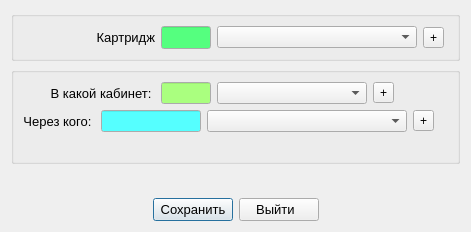
<?xml version="1.0" encoding="UTF-8"?>
<ui version="4.0">
 <class>Transfer_kabinet_add</class>
 <widget class="QDialog" name="Transfer_kabinet_add">
  <property name="geometry">
   <rect>
    <x>0</x>
    <y>0</y>
    <width>471</width>
    <height>232</height>
   </rect>
  </property>
  <layout class="QGridLayout" name="gridLayout">
   <item row="0" column="0">
    <widget class="QGroupBox" name="model_GB">
     <property name="sizePolicy">
      <sizepolicy hsizetype="Preferred" vsizetype="Maximum">
       <horstretch>0</horstretch>
       <verstretch>0</verstretch>
      </sizepolicy>
     </property>
     <layout class="QHBoxLayout" name="horizontalLayout_9">
      <item>
       <widget class="QLabel" name="label">
        <property name="minimumSize">
         <size>
          <width>132</width>
          <height>0</height>
         </size>
        </property>
        <property name="font">
         <font>
          <pointsize>10</pointsize>
         </font>
        </property>
        <property name="text">
         <string>Картридж</string>
        </property>
        <property name="alignment">
         <set>Qt::AlignRight|Qt::AlignTrailing|Qt::AlignVCenter</set>
        </property>
       </widget>
      </item>
      <item>
       <widget class="QLineEdit" name="model_LE">
        <property name="minimumSize">
         <size>
          <width>50</width>
          <height>0</height>
         </size>
        </property>
        <property name="maximumSize">
         <size>
          <width>50</width>
          <height>16777215</height>
         </size>
        </property>
        <property name="palette">
         <palette>
          <active>
           <colorrole role="Base">
            <brush brushstyle="SolidPattern">
             <color alpha="255">
              <red>85</red>
              <green>255</green>
              <blue>127</blue>
             </color>
            </brush>
           </colorrole>
          </active>
          <inactive>
           <colorrole role="Base">
            <brush brushstyle="SolidPattern">
             <color alpha="255">
              <red>85</red>
              <green>255</green>
              <blue>127</blue>
             </color>
            </brush>
           </colorrole>
          </inactive>
          <disabled>
           <colorrole role="Base">
            <brush brushstyle="SolidPattern">
             <color alpha="255">
              <red>85</red>
              <green>255</green>
              <blue>127</blue>
             </color>
            </brush>
           </colorrole>
          </disabled>
         </palette>
        </property>
        <property name="font">
         <font>
          <pointsize>10</pointsize>
         </font>
        </property>
        <property name="maxLength">
         <number>5</number>
        </property>
       </widget>
      </item>
      <item>
       <widget class="QComboBox" name="model_CB">
        <property name="minimumSize">
         <size>
          <width>200</width>
          <height>0</height>
         </size>
        </property>
        <property name="palette">
         <palette>
          <active>
           <colorrole role="Base">
            <brush brushstyle="SolidPattern">
             <color alpha="255">
              <red>85</red>
              <green>255</green>
              <blue>127</blue>
             </color>
            </brush>
           </colorrole>
          </active>
          <inactive>
           <colorrole role="Base">
            <brush brushstyle="SolidPattern">
             <color alpha="255">
              <red>85</red>
              <green>255</green>
              <blue>127</blue>
             </color>
            </brush>
           </colorrole>
          </inactive>
          <disabled>
           <colorrole role="Base">
            <brush brushstyle="SolidPattern">
             <color alpha="255">
              <red>85</red>
              <green>255</green>
              <blue>127</blue>
             </color>
            </brush>
           </colorrole>
          </disabled>
         </palette>
        </property>
       </widget>
      </item>
      <item>
       <widget class="QToolButton" name="kabinet_1_TB_2">
        <property name="toolTip">
         <string>Добавить картридж</string>
        </property>
        <property name="text">
         <string>+</string>
        </property>
       </widget>
      </item>
      <item>
       <spacer name="horizontalSpacer_4">
        <property name="orientation">
         <enum>Qt::Horizontal</enum>
        </property>
        <property name="sizeHint" stdset="0">
         <size>
          <width>1</width>
          <height>20</height>
         </size>
        </property>
       </spacer>
      </item>
     </layout>
    </widget>
   </item>
   <item row="1" column="0">
    <widget class="QGroupBox" name="groupBox">
     <layout class="QVBoxLayout" name="verticalLayout_3">
      <item>
       <layout class="QHBoxLayout" name="horizontalLayout">
        <item>
         <widget class="QLabel" name="label_2">
          <property name="minimumSize">
           <size>
            <width>132</width>
            <height>0</height>
           </size>
          </property>
          <property name="font">
           <font>
            <pointsize>10</pointsize>
           </font>
          </property>
          <property name="text">
           <string>В какой кабинет: </string>
          </property>
          <property name="alignment">
           <set>Qt::AlignRight|Qt::AlignTrailing|Qt::AlignVCenter</set>
          </property>
         </widget>
        </item>
        <item>
         <widget class="QLineEdit" name="kabinet_LE">
          <property name="minimumSize">
           <size>
            <width>50</width>
            <height>0</height>
           </size>
          </property>
          <property name="maximumSize">
           <size>
            <width>50</width>
            <height>16777215</height>
           </size>
          </property>
          <property name="palette">
           <palette>
            <active>
             <colorrole role="Base">
              <brush brushstyle="SolidPattern">
               <color alpha="255">
                <red>170</red>
                <green>255</green>
                <blue>127</blue>
               </color>
              </brush>
             </colorrole>
            </active>
            <inactive>
             <colorrole role="Base">
              <brush brushstyle="SolidPattern">
               <color alpha="255">
                <red>170</red>
                <green>255</green>
                <blue>127</blue>
               </color>
              </brush>
             </colorrole>
            </inactive>
            <disabled>
             <colorrole role="Base">
              <brush brushstyle="SolidPattern">
               <color alpha="255">
                <red>236</red>
                <green>233</green>
                <blue>216</blue>
               </color>
              </brush>
             </colorrole>
            </disabled>
           </palette>
          </property>
          <property name="maxLength">
           <number>5</number>
          </property>
         </widget>
        </item>
        <item>
         <widget class="QComboBox" name="kabinet_CB">
          <property name="minimumSize">
           <size>
            <width>150</width>
            <height>0</height>
           </size>
          </property>
          <property name="maximumSize">
           <size>
            <width>150</width>
            <height>16777215</height>
           </size>
          </property>
          <property name="palette">
           <palette>
            <active>
             <colorrole role="Base">
              <brush brushstyle="SolidPattern">
               <color alpha="255">
                <red>170</red>
                <green>255</green>
                <blue>127</blue>
               </color>
              </brush>
             </colorrole>
            </active>
            <inactive>
             <colorrole role="Base">
              <brush brushstyle="SolidPattern">
               <color alpha="255">
                <red>170</red>
                <green>255</green>
                <blue>127</blue>
               </color>
              </brush>
             </colorrole>
            </inactive>
            <disabled>
             <colorrole role="Base">
              <brush brushstyle="SolidPattern">
               <color alpha="255">
                <red>240</red>
                <green>240</green>
                <blue>240</blue>
               </color>
              </brush>
             </colorrole>
            </disabled>
           </palette>
          </property>
         </widget>
        </item>
        <item>
         <widget class="QToolButton" name="kabinet_TB">
          <property name="toolTip">
           <string>Добавить кабинет</string>
          </property>
          <property name="text">
           <string>+</string>
          </property>
         </widget>
        </item>
        <item>
         <spacer name="horizontalSpacer_6">
          <property name="orientation">
           <enum>Qt::Horizontal</enum>
          </property>
          <property name="sizeHint" stdset="0">
           <size>
            <width>40</width>
            <height>20</height>
           </size>
          </property>
         </spacer>
        </item>
       </layout>
      </item>
      <item>
       <layout class="QHBoxLayout" name="horizontalLayout_2">
        <item>
         <widget class="QLabel" name="label_3">
          <property name="font">
           <font>
            <pointsize>10</pointsize>
           </font>
          </property>
          <property name="text">
           <string>Через кого: </string>
          </property>
          <property name="alignment">
           <set>Qt::AlignRight|Qt::AlignTrailing|Qt::AlignVCenter</set>
          </property>
         </widget>
        </item>
        <item>
         <widget class="QLineEdit" name="fio_LE">
          <property name="minimumSize">
           <size>
            <width>100</width>
            <height>0</height>
           </size>
          </property>
          <property name="maximumSize">
           <size>
            <width>100</width>
            <height>16777215</height>
           </size>
          </property>
          <property name="palette">
           <palette>
            <active>
             <colorrole role="Base">
              <brush brushstyle="SolidPattern">
               <color alpha="255">
                <red>85</red>
                <green>255</green>
                <blue>255</blue>
               </color>
              </brush>
             </colorrole>
            </active>
            <inactive>
             <colorrole role="Base">
              <brush brushstyle="SolidPattern">
               <color alpha="255">
                <red>85</red>
                <green>255</green>
                <blue>255</blue>
               </color>
              </brush>
             </colorrole>
            </inactive>
            <disabled>
             <colorrole role="Base">
              <brush brushstyle="SolidPattern">
               <color alpha="255">
                <red>236</red>
                <green>233</green>
                <blue>216</blue>
               </color>
              </brush>
             </colorrole>
            </disabled>
           </palette>
          </property>
          <property name="maxLength">
           <number>5</number>
          </property>
         </widget>
        </item>
        <item>
         <widget class="QComboBox" name="fio_CB">
          <property name="minimumSize">
           <size>
            <width>200</width>
            <height>0</height>
           </size>
          </property>
          <property name="maximumSize">
           <size>
            <width>200</width>
            <height>16777215</height>
           </size>
          </property>
          <property name="palette">
           <palette>
            <active>
             <colorrole role="Base">
              <brush brushstyle="SolidPattern">
               <color alpha="255">
                <red>85</red>
                <green>255</green>
                <blue>255</blue>
               </color>
              </brush>
             </colorrole>
            </active>
            <inactive>
             <colorrole role="Base">
              <brush brushstyle="SolidPattern">
               <color alpha="255">
                <red>85</red>
                <green>255</green>
                <blue>255</blue>
               </color>
              </brush>
             </colorrole>
            </inactive>
            <disabled>
             <colorrole role="Base">
              <brush brushstyle="SolidPattern">
               <color alpha="255">
                <red>240</red>
                <green>240</green>
                <blue>240</blue>
               </color>
              </brush>
             </colorrole>
            </disabled>
           </palette>
          </property>
         </widget>
        </item>
        <item>
         <widget class="QToolButton" name="fio_TB">
          <property name="toolTip">
           <string>Добавить сотрудника</string>
          </property>
          <property name="text">
           <string>+</string>
          </property>
         </widget>
        </item>
        <item>
         <spacer name="horizontalSpacer_5">
          <property name="orientation">
           <enum>Qt::Horizontal</enum>
          </property>
          <property name="sizeHint" stdset="0">
           <size>
            <width>40</width>
            <height>20</height>
           </size>
          </property>
         </spacer>
        </item>
       </layout>
      </item>
      <item>
       <layout class="QHBoxLayout" name="horizontalLayout_12">
        <item>
         <spacer name="horizontalSpacer_13">
          <property name="orientation">
           <enum>Qt::Horizontal</enum>
          </property>
          <property name="sizeType">
           <enum>QSizePolicy::Fixed</enum>
          </property>
          <property name="sizeHint" stdset="0">
           <size>
            <width>190</width>
            <height>20</height>
           </size>
          </property>
         </spacer>
        </item>
        <item>
         <layout class="QVBoxLayout" name="verticalLayout_date"/>
        </item>
       </layout>
      </item>
     </layout>
     <zorder></zorder>
    </widget>
   </item>
   <item row="2" column="0">
    <spacer name="verticalSpacer_2">
     <property name="orientation">
      <enum>Qt::Vertical</enum>
     </property>
     <property name="sizeHint" stdset="0">
      <size>
       <width>20</width>
       <height>7</height>
      </size>
     </property>
    </spacer>
   </item>
   <item row="3" column="0">
    <layout class="QHBoxLayout" name="horizontalLayout_11">
     <item>
      <spacer name="horizontalSpacer">
       <property name="orientation">
        <enum>Qt::Horizontal</enum>
       </property>
       <property name="sizeHint" stdset="0">
        <size>
         <width>40</width>
         <height>20</height>
        </size>
       </property>
      </spacer>
     </item>
     <item>
      <widget class="QPushButton" name="pbSave">
       <property name="font">
        <font>
         <pointsize>10</pointsize>
        </font>
       </property>
       <property name="text">
        <string>Сохранить</string>
       </property>
       <property name="icon">
        <iconset resource="resources.qrc">
         <normaloff>:/buttonOk</normaloff>:/buttonOk</iconset>
       </property>
      </widget>
     </item>
     <item>
      <widget class="QPushButton" name="pbCancel">
       <property name="font">
        <font>
         <pointsize>10</pointsize>
        </font>
       </property>
       <property name="text">
        <string> Выйти   </string>
       </property>
       <property name="icon">
        <iconset resource="resources.qrc">
         <normaloff>:/buttonCancel</normaloff>:/buttonCancel</iconset>
       </property>
      </widget>
     </item>
     <item>
      <spacer name="horizontalSpacer_2">
       <property name="orientation">
        <enum>Qt::Horizontal</enum>
       </property>
       <property name="sizeHint" stdset="0">
        <size>
         <width>40</width>
         <height>20</height>
        </size>
       </property>
      </spacer>
     </item>
    </layout>
   </item>
  </layout>
  <zorder>model_GB</zorder>
  <zorder>groupBox</zorder>
  <zorder>verticalSpacer_2</zorder>
 </widget>
 <resources>
  <include location="resources.qrc"/>
 </resources>
 <connections>
  <connection>
   <sender>pbCancel</sender>
   <signal>clicked()</signal>
   <receiver>Transfer_kabinet_add</receiver>
   <slot>reject()</slot>
   <hints>
    <hint type="sourcelabel">
     <x>217</x>
     <y>447</y>
    </hint>
    <hint type="destinationlabel">
     <x>282</x>
     <y>434</y>
    </hint>
   </hints>
  </connection>
 </connections>
</ui>
